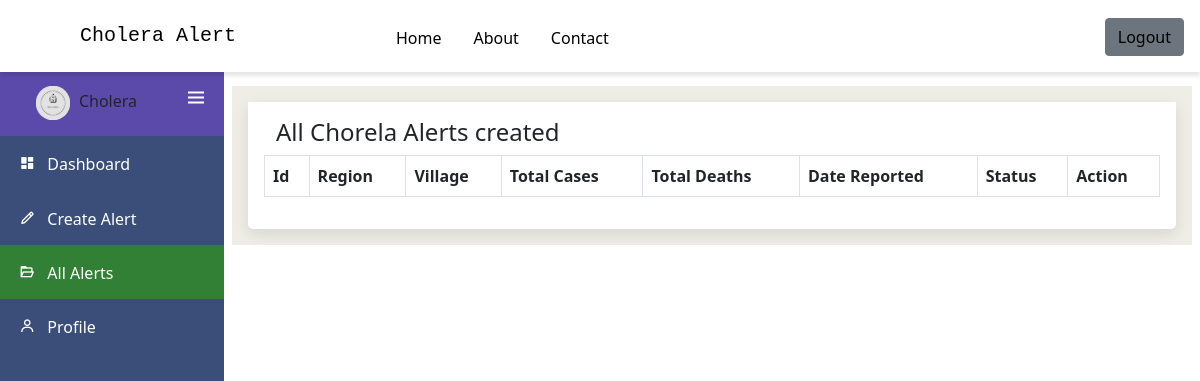
Before: /dispatched.php (signed in) with the older database file.
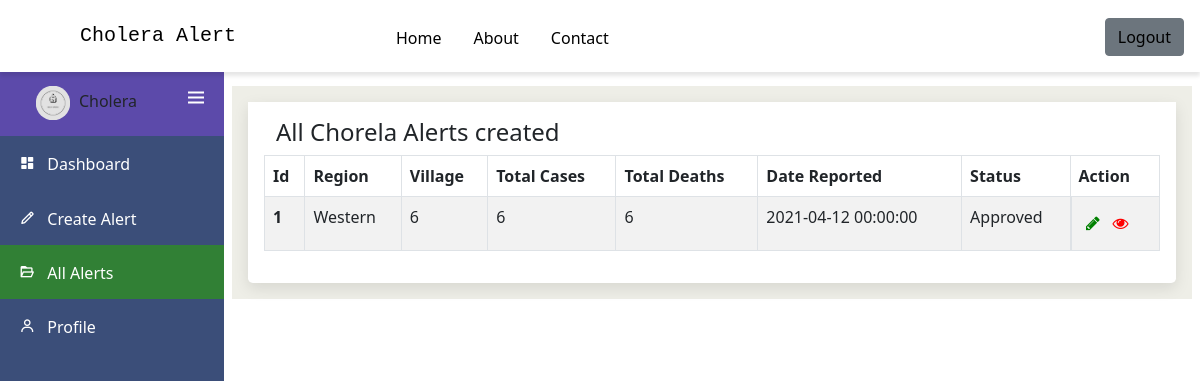
After: the same page with the newer database file.
### tables this page shows
CREATE TABLE `cholera_alert` (
  `id` int(11) NOT NULL,
  `region` varchar(255) NOT NULL,
  `district` varchar(255) NOT NULL,
  `village` varchar(255) NOT NULL,
  `total_cases` int(10) NOT NULL,
  `below_5` int(10) NOT NULL,
  `above_5` int(10) NOT NULL,
  `adults` int(10) NOT NULL,
  `total_deaths` int(10) NOT NULL,
  `date_created` datetime NOT NULL DEFAULT current_timestamp(),
  `date_reported` datetime NOT NULL,
  `status` int(11) NOT NULL,
  `created_by` int(10) NOT NULL
);

CREATE TABLE `report_status` (
  `id` int(11) NOT NULL,
  `stat` varchar(255) NOT NULL
);

### dispatched.php (the view, shortened to what the changed rows need)
<?php
include('includes/dbConnect.php');
$id = $_SESSION['id'];
if(isset($_SESSION['user'])){
    $query = "SELECT * FROM `cholera_alert` WHERE created_by = '$id' AND status = '2'";
    $result = $conn->query($query);
}
else {
    $query = "SELECT * FROM `cholera_alert` WHERE status = '2'";
    $result = $conn->query($query);
}
if(isset($_SESSION['username']) && isset($_SESSION['loggedin'])){ ?>
<!DOCTYPE html>
<html lang="en">
<head>
    <link href="https://cdn.jsdelivr.net/npm/bootstrap@5.0.0-beta3/dist/css/bootstrap.min.css" rel="stylesheet">
    <link rel="stylesheet" href="https://cdnjs.cloudflare.com/ajax/libs/font-awesome/4.7.0/css/font-awesome.min.css">
    <link href='https://unpkg.com/boxicons@2.0.7/css/boxicons.min.css' rel='stylesheet'>
    <link rel="stylesheet" href="css/style.css">
</head>
<body>
    <div class="wrapper">
        <div class="main-content">
           <div class="container-fluid">
               <div class="row table_row">
                <table class="table table-striped table-bordered table-hover">
                    <thead>
                        <tr>
                            <th scope="col">Id</th>
                            <th scope="col">Region</th>
                            <th scope="col">Village</th>
                            <th scope="col">Total Cases</th>
                            <th scope="col">Total Deaths</th>
                            <th scope="col">Date Reported</th>
                            <th scope="col">Status</th>
                            <th scope="col">Action</th>
                        </tr>
                    </thead>
                    <tbody>
                        <?php
                        $i =0;
                            while($row =$result->fetch_Assoc())
                            {
                                $i++;
                        ?>
                        <tr>
                            <th scope="row"><?php echo $i; ?></th>
                            <td><?php echo $row['region'] ?></td>
                            <td><?php echo $row['village'] ?></td>
                            <td><?php echo $row['total_cases'] ?></td>
                            <td><?php echo $row['total_deaths'] ?></td>
                            <td><?php echo $row['date_reported'] ?></td>
                            <td>
                                <?php
                                    $status = $row['status'];
                                    $sql = "SELECT * FROM `report_status` WHERE id = '$status'";
                                    $res = $conn->query($sql) or die($conn->error);
                                    while ($rows =  $res->fetch_Assoc()){
                                        echo $rows['stat'];
                                    }
                                ?>
                            </td>
                            <td class="action">
                                <div class="edit"><a href="editAlert.php?id=<?=$row['id']; ?>" id="btnEdit"><i class="fa fa-pencil" aria-hidden="true"></i></a></div>
                                <div class="view"><a href="viewAlert.php?id=<?=$row['id']; ?>"><i class="fa fa-eye" aria-hidden="true"></i></a></div>
                            </td>
                        </tr>
                        <?php } ?>
                    </tbody>
                </table>
               </div>
           </div>
        </div>
    </div>
</body>
</html>
<?php
    }
    else{
        echo 'Failed. Not logged in';
        header('Location: login.php');
    }
?>

Changed rows visible on the page:
added cholera_alert: region "Western", village "6", total_cases "6", total_deaths "6", date_reported "2021-04-12 00:00:00"
added report_status: stat "Approved"
